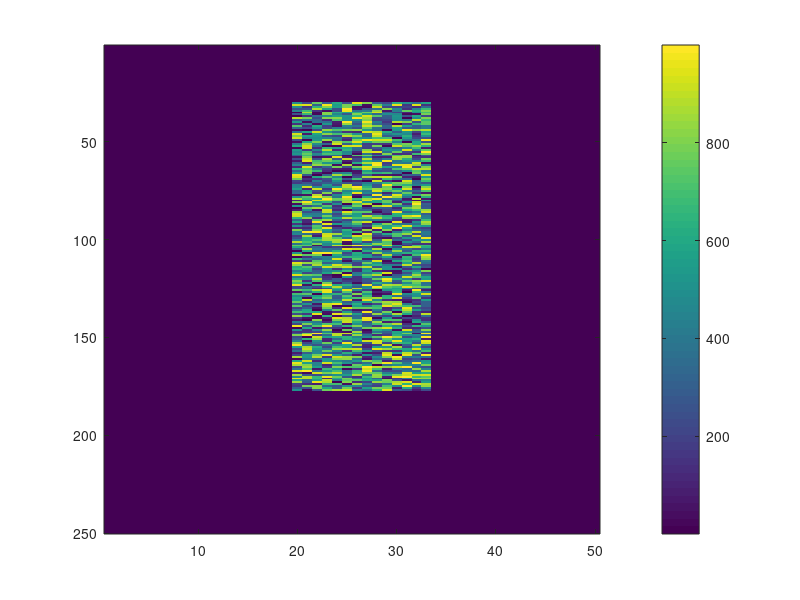

Reproduce this figure in MATLAB. (Note: this script raises an error after producing the figure.)
clear all;
close all;

Np=50;
Nd=250;

J=rand(Nd,Np);
J(30:177,20:33)=J(30:177,20:33)*1000;
figure
imagesc(J)
colorbar

W=wm(J);
W1=inv(W);WW=W1*W1;

J2=J*WW;
figure
imagesc(J2)
colorbar
